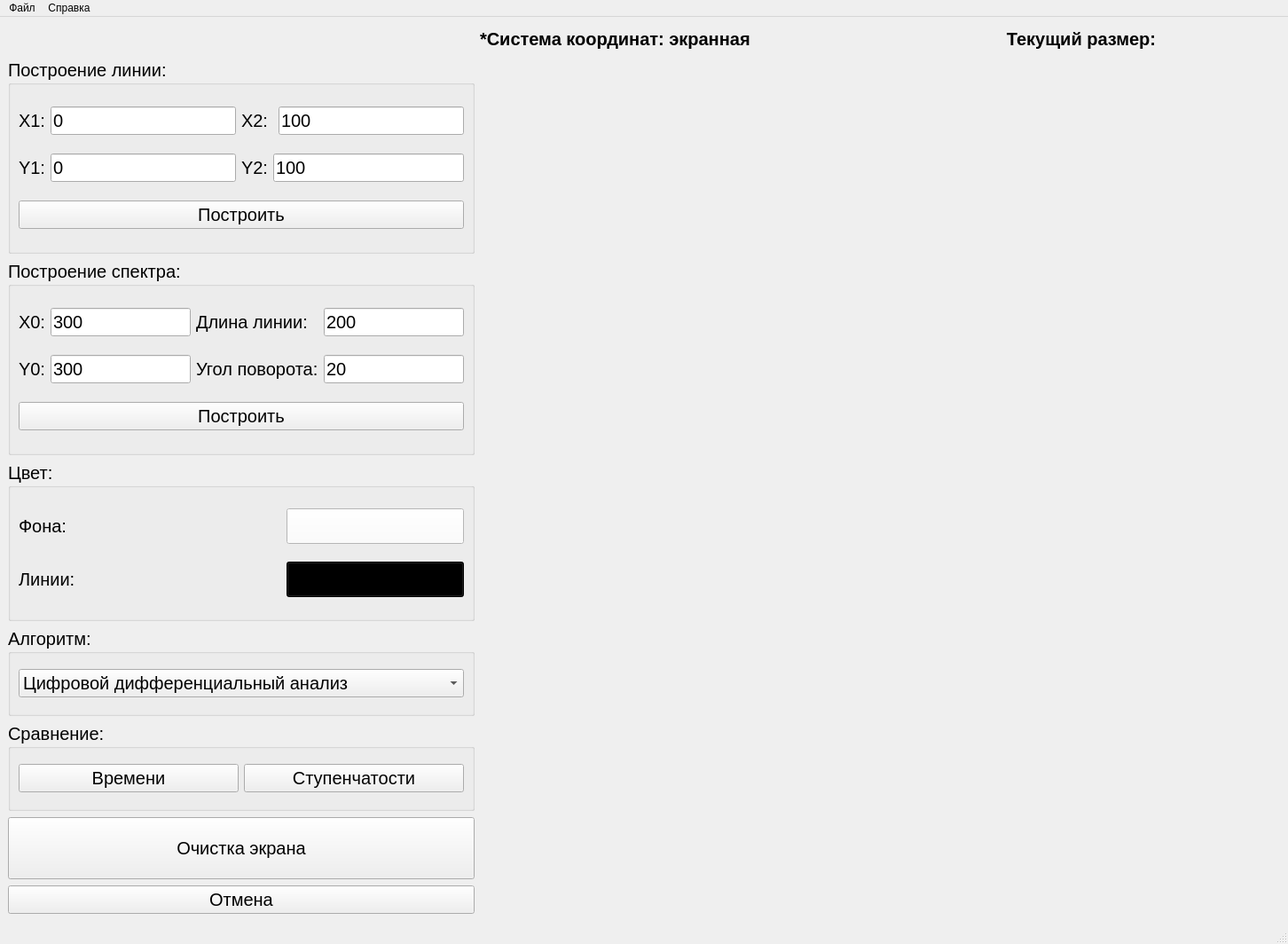
<?xml version="1.0" encoding="UTF-8"?>
<ui version="4.0">
 <class>MainWindow</class>
 <widget class="QMainWindow" name="MainWindow">
  <property name="geometry">
   <rect>
    <x>0</x>
    <y>0</y>
    <width>1452</width>
    <height>1064</height>
   </rect>
  </property>
  <property name="minimumSize">
   <size>
    <width>200</width>
    <height>0</height>
   </size>
  </property>
  <property name="windowTitle">
   <string>Лабораторная работа №3</string>
  </property>
  <widget class="QWidget" name="centralwidget">
   <layout class="QGridLayout" name="gridLayout_6">
    <item row="1" column="0">
     <widget class="QGroupBox" name="groupBox">
      <property name="maximumSize">
       <size>
        <width>526</width>
        <height>220</height>
       </size>
      </property>
      <property name="font">
       <font>
        <pointsize>15</pointsize>
       </font>
      </property>
      <property name="title">
       <string>Построение линии:</string>
      </property>
      <layout class="QGridLayout" name="gridLayout">
       <item row="0" column="4">
        <widget class="QLineEdit" name="x2Edit">
         <property name="text">
          <string>100</string>
         </property>
        </widget>
       </item>
       <item row="0" column="2" colspan="2">
        <widget class="QLabel" name="label_4">
         <property name="text">
          <string>X2:</string>
         </property>
        </widget>
       </item>
       <item row="1" column="3" colspan="2">
        <widget class="QLineEdit" name="y2Edit">
         <property name="text">
          <string>100</string>
         </property>
        </widget>
       </item>
       <item row="0" column="0">
        <widget class="QLabel" name="label">
         <property name="text">
          <string>X1:</string>
         </property>
        </widget>
       </item>
       <item row="1" column="1">
        <widget class="QLineEdit" name="y1Edit">
         <property name="text">
          <string>0</string>
         </property>
        </widget>
       </item>
       <item row="1" column="0">
        <widget class="QLabel" name="label_2">
         <property name="text">
          <string>Y1:</string>
         </property>
        </widget>
       </item>
       <item row="0" column="1">
        <widget class="QLineEdit" name="x1Edit">
         <property name="inputMask">
          <string/>
         </property>
         <property name="text">
          <string>0</string>
         </property>
         <property name="placeholderText">
          <string/>
         </property>
         <property name="cursorMoveStyle">
          <enum>Qt::VisualMoveStyle</enum>
         </property>
        </widget>
       </item>
       <item row="1" column="2">
        <widget class="QLabel" name="label_3">
         <property name="text">
          <string>Y2:</string>
         </property>
        </widget>
       </item>
       <item row="2" column="0" colspan="5">
        <widget class="QPushButton" name="lineBut">
         <property name="text">
          <string>Построить</string>
         </property>
        </widget>
       </item>
      </layout>
     </widget>
    </item>
    <item row="3" column="0">
     <widget class="QGroupBox" name="groupBox_5">
      <property name="maximumSize">
       <size>
        <width>16777215</width>
        <height>180</height>
       </size>
      </property>
      <property name="font">
       <font>
        <pointsize>15</pointsize>
       </font>
      </property>
      <property name="title">
       <string>Цвет:</string>
      </property>
      <layout class="QGridLayout" name="gridLayout_5">
       <item row="0" column="0">
        <widget class="QLabel" name="label_6">
         <property name="text">
          <string>Фона:</string>
         </property>
        </widget>
       </item>
       <item row="0" column="1">
        <widget class="QPushButton" name="canvasColorBut">
         <property name="maximumSize">
          <size>
           <width>200</width>
           <height>40</height>
          </size>
         </property>
         <property name="styleSheet">
          <string notr="true">background-color: white</string>
         </property>
         <property name="text">
          <string/>
         </property>
        </widget>
       </item>
       <item row="1" column="1">
        <widget class="QPushButton" name="lineColorBut">
         <property name="maximumSize">
          <size>
           <width>200</width>
           <height>40</height>
          </size>
         </property>
         <property name="styleSheet">
          <string notr="true">background-color: black </string>
         </property>
         <property name="text">
          <string/>
         </property>
        </widget>
       </item>
       <item row="1" column="0">
        <widget class="QLabel" name="label_7">
         <property name="text">
          <string>Линии:</string>
         </property>
        </widget>
       </item>
      </layout>
     </widget>
    </item>
    <item row="0" column="3">
     <widget class="QLabel" name="sizeLabel">
      <property name="minimumSize">
       <size>
        <width>0</width>
        <height>0</height>
       </size>
      </property>
      <property name="font">
       <font>
        <pointsize>15</pointsize>
        <weight>75</weight>
        <bold>true</bold>
       </font>
      </property>
      <property name="text">
       <string>Текущий размер:</string>
      </property>
      <property name="alignment">
       <set>Qt::AlignCenter</set>
      </property>
     </widget>
    </item>
    <item row="6" column="0">
     <widget class="QPushButton" name="cleanCanvasBut">
      <property name="maximumSize">
       <size>
        <width>16777215</width>
        <height>70</height>
       </size>
      </property>
      <property name="font">
       <font>
        <pointsize>15</pointsize>
       </font>
      </property>
      <property name="text">
       <string>Очистка экрана</string>
      </property>
     </widget>
    </item>
    <item row="1" column="2" rowspan="7" colspan="2">
     <widget class="QWidget" name="widget" native="true"/>
    </item>
    <item row="2" column="0">
     <widget class="QGroupBox" name="groupBox_4">
      <property name="maximumSize">
       <size>
        <width>526</width>
        <height>220</height>
       </size>
      </property>
      <property name="font">
       <font>
        <pointsize>15</pointsize>
       </font>
      </property>
      <property name="title">
       <string>Построение спектра:</string>
      </property>
      <layout class="QGridLayout" name="gridLayout_4">
       <item row="2" column="1">
        <widget class="QLineEdit" name="y0Edit">
         <property name="maximumSize">
          <size>
           <width>210</width>
           <height>16777215</height>
          </size>
         </property>
         <property name="text">
          <string>300</string>
         </property>
        </widget>
       </item>
       <item row="2" column="3">
        <widget class="QLineEdit" name="angleEdit">
         <property name="maximumSize">
          <size>
           <width>210</width>
           <height>16777215</height>
          </size>
         </property>
         <property name="text">
          <string>20</string>
         </property>
        </widget>
       </item>
       <item row="0" column="3">
        <widget class="QLineEdit" name="lenEdit">
         <property name="maximumSize">
          <size>
           <width>210</width>
           <height>16777215</height>
          </size>
         </property>
         <property name="text">
          <string>200</string>
         </property>
        </widget>
       </item>
       <item row="2" column="0">
        <widget class="QLabel" name="label_10">
         <property name="text">
          <string>Y0:</string>
         </property>
        </widget>
       </item>
       <item row="0" column="0">
        <widget class="QLabel" name="label_9">
         <property name="maximumSize">
          <size>
           <width>50</width>
           <height>16777215</height>
          </size>
         </property>
         <property name="text">
          <string>X0:</string>
         </property>
        </widget>
       </item>
       <item row="0" column="1">
        <widget class="QLineEdit" name="x0Edit">
         <property name="maximumSize">
          <size>
           <width>210</width>
           <height>16777215</height>
          </size>
         </property>
         <property name="inputMethodHints">
          <set>Qt::ImhNone</set>
         </property>
         <property name="inputMask">
          <string extracomment="в градусах"/>
         </property>
         <property name="text">
          <string>300</string>
         </property>
         <property name="echoMode">
          <enum>QLineEdit::Normal</enum>
         </property>
         <property name="dragEnabled">
          <bool>false</bool>
         </property>
        </widget>
       </item>
       <item row="0" column="2">
        <widget class="QLabel" name="label_11">
         <property name="maximumSize">
          <size>
           <width>200</width>
           <height>16777215</height>
          </size>
         </property>
         <property name="text">
          <string>Длина линии:</string>
         </property>
        </widget>
       </item>
       <item row="2" column="2">
        <widget class="QLabel" name="label_5">
         <property name="text">
          <string>Угол поворота:</string>
         </property>
        </widget>
       </item>
       <item row="3" column="0" colspan="4">
        <widget class="QPushButton" name="spectrBut">
         <property name="text">
          <string>Построить</string>
         </property>
        </widget>
       </item>
      </layout>
     </widget>
    </item>
    <item row="5" column="0">
     <widget class="QGroupBox" name="groupBox_3">
      <property name="maximumSize">
       <size>
        <width>16777215</width>
        <height>100</height>
       </size>
      </property>
      <property name="font">
       <font>
        <pointsize>15</pointsize>
       </font>
      </property>
      <property name="title">
       <string>Сравнение:</string>
      </property>
      <layout class="QGridLayout" name="gridLayout_3">
       <item row="0" column="0">
        <widget class="QPushButton" name="timeBut">
         <property name="text">
          <string>Времени</string>
         </property>
        </widget>
       </item>
       <item row="0" column="1">
        <widget class="QPushButton" name="stepBut">
         <property name="text">
          <string>Ступенчатости</string>
         </property>
        </widget>
       </item>
      </layout>
     </widget>
    </item>
    <item row="4" column="0">
     <widget class="QGroupBox" name="groupBox_2">
      <property name="maximumSize">
       <size>
        <width>16777215</width>
        <height>100</height>
       </size>
      </property>
      <property name="font">
       <font>
        <pointsize>15</pointsize>
       </font>
      </property>
      <property name="title">
       <string>Алгоритм:</string>
      </property>
      <layout class="QGridLayout" name="gridLayout_2">
       <item row="0" column="0">
        <widget class="QComboBox" name="algBox">
         <item>
          <property name="text">
           <string>Цифровой дифференциальный анализ</string>
          </property>
         </item>
         <item>
          <property name="text">
           <string>Брезенхем (вещественный)</string>
          </property>
         </item>
         <item>
          <property name="text">
           <string>Брезенхем (целый)</string>
          </property>
         </item>
         <item>
          <property name="text">
           <string>Брезенхем (с устранением погрешности)</string>
          </property>
         </item>
         <item>
          <property name="text">
           <string>Ву</string>
          </property>
         </item>
         <item>
          <property name="text">
           <string>Библиотечная функция</string>
          </property>
         </item>
        </widget>
       </item>
      </layout>
     </widget>
    </item>
    <item row="0" column="2">
     <widget class="QLabel" name="label_8">
      <property name="minimumSize">
       <size>
        <width>20</width>
        <height>0</height>
       </size>
      </property>
      <property name="maximumSize">
       <size>
        <width>16777215</width>
        <height>30</height>
       </size>
      </property>
      <property name="font">
       <font>
        <pointsize>15</pointsize>
        <weight>75</weight>
        <italic>false</italic>
        <bold>true</bold>
       </font>
      </property>
      <property name="text">
       <string>*Система координат: экранная</string>
      </property>
     </widget>
    </item>
    <item row="7" column="0">
     <widget class="QPushButton" name="cancelBut">
      <property name="font">
       <font>
        <pointsize>15</pointsize>
       </font>
      </property>
      <property name="text">
       <string>Отмена</string>
      </property>
      <property name="shortcut">
       <string>Ctrl+Z</string>
      </property>
     </widget>
    </item>
   </layout>
  </widget>
  <widget class="QMenuBar" name="menubar">
   <property name="geometry">
    <rect>
     <x>0</x>
     <y>0</y>
     <width>1452</width>
     <height>25</height>
    </rect>
   </property>
   <widget class="QMenu" name="menu">
    <property name="title">
     <string>Файл</string>
    </property>
    <addaction name="separator"/>
    <addaction name="separator"/>
    <addaction name="exitAct"/>
   </widget>
   <widget class="QMenu" name="menu_2">
    <property name="title">
     <string>Справка</string>
    </property>
    <addaction name="progAct"/>
    <addaction name="authorAct"/>
   </widget>
   <addaction name="menu"/>
   <addaction name="menu_2"/>
  </widget>
  <widget class="QStatusBar" name="statusbar"/>
  <action name="exitAct">
   <property name="text">
    <string>Выход</string>
   </property>
  </action>
  <action name="progAct">
   <property name="text">
    <string>О программе</string>
   </property>
  </action>
  <action name="authorAct">
   <property name="text">
    <string>Об авторе</string>
   </property>
  </action>
 </widget>
 <resources/>
 <connections/>
</ui>
